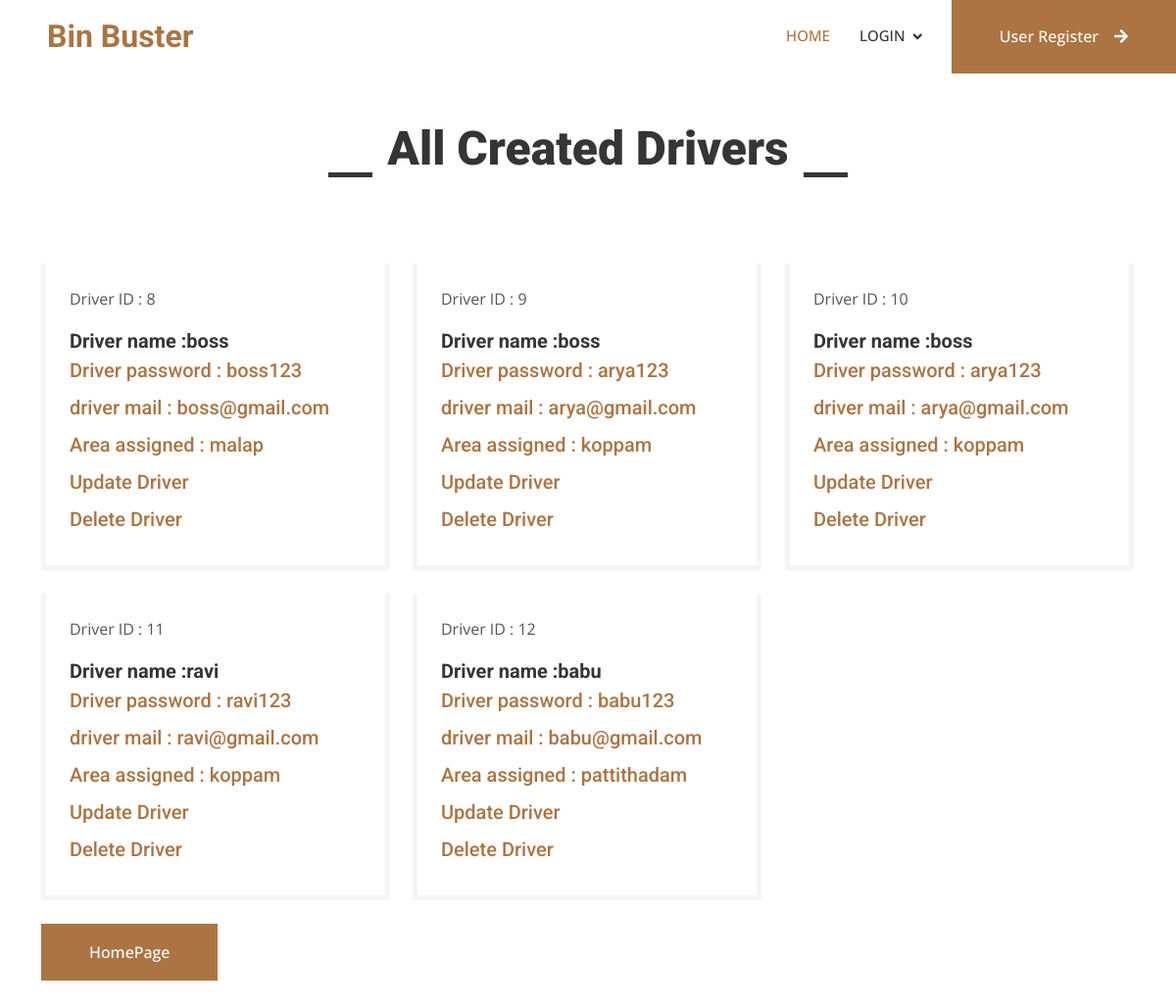
Screenshot of /updatedriver with the database file from the repository.
### garbageapp/models.py (models this page shows)
class driver(models.Model):
    dname=models.CharField(max_length=25)
    dpassword=models.CharField(max_length=25)
    demail=models.CharField(max_length=25)
    darea=models.CharField(max_length=25)

### garbageapp/views.py (the view)
# urls.py: path('updatedriver',views.updatedriver,name="updatedriver"),
def updatedriver(request):
    details=driver.objects.all()
    return render(request,"drivers.html",{'details':details})

### templates/drivers.html (shortened to what this page needs)
{% extends 'base.html' %}
{% block body %}
    <div class="container-xxl py-5">
        <div class="container">
            <div class="section-title text-center">
                <h1 class="display-5 mb-5">All Created Drivers</h1>
            </div>
            <div class="row mt-n2 wow fadeInUp" data-wow-delay="0.3s">
                <div class="col-12 text-center">
                </div>
            </div>
            <div class="row g-4 portfolio-container">
                {% if details %}
                {% for i in details %}
                <div class="col-lg-4 col-md-6 portfolio-item first wow fadeInUp" data-wow-delay="0.1s">
                    <div class="rounded overflow-hidden">
                        <div class="border border-5 border-light border-top-0 p-4">
                            <p> Driver ID : {{i.id}}</p>
                            <h5 class="lh-base mb-0">Driver name :{{i.dname}}</a>
                            <p class="text-primary fw-medium mb-2">Driver  password : {{i.dpassword}} </p>
                            <p class="text-primary fw-medium mb-2">driver mail : {{i.demail}} </p>
                            <p class="text-primary fw-medium mb-2">Area assigned : {{i.darea}} </p>
                            <p class="text-primary fw-medium mb-2"><a href="updatedriver1/{{i.id}}">Update Driver</a></p>
                            <p class="text-primary fw-medium mb-2"><a href="deletedriver/{{i.id}}">Delete Driver</a></p>
                        </div>
                    </div>
                </div>
                {% endfor %}
                {% endif %}
            </div><br>
            <a href="{% url 'admin2' %}" class="btn btn-primary py-3 px-5">HomePage</a>
        </div>
    </div>
{% endblock %}

### static/css/style.css (style rules this page uses)
:root { --primary: #AB7442; --light: #F5F5F5; --dark: #353535; }
.fw-medium { font-weight: 500 !important; }
.btn { font-weight: 500; transition: .5s; }
.btn.btn-primary, .btn.btn-secondary { color: #FFFFFF; }
.section-title h1 { position: relative; display: inline-block; padding: 0 60px; }
.section-title h1::before, .section-title h1::after { position: absolute; content: ""; width: 45px; height: 5px; bottom: 0; background: var(--dark); }
.section-title h1::before { left: 0; }
.section-title h1::after { right: 0; }

### rows the page displays
driver: id "8", dname "boss", dpassword "boss123", demail "boss@gmail.com", darea "malap"
driver: id "9", dname "boss", dpassword "arya123", demail "arya@gmail.com", darea "koppam"
driver: id "10", dname "boss", dpassword "arya123", demail "arya@gmail.com", darea "koppam"
driver: id "11", dname "ravi", dpassword "ravi123", demail "ravi@gmail.com", darea "koppam"
driver: id "12", dname "babu", dpassword "babu123", demail "babu@gmail.com", darea "pattithadam"
